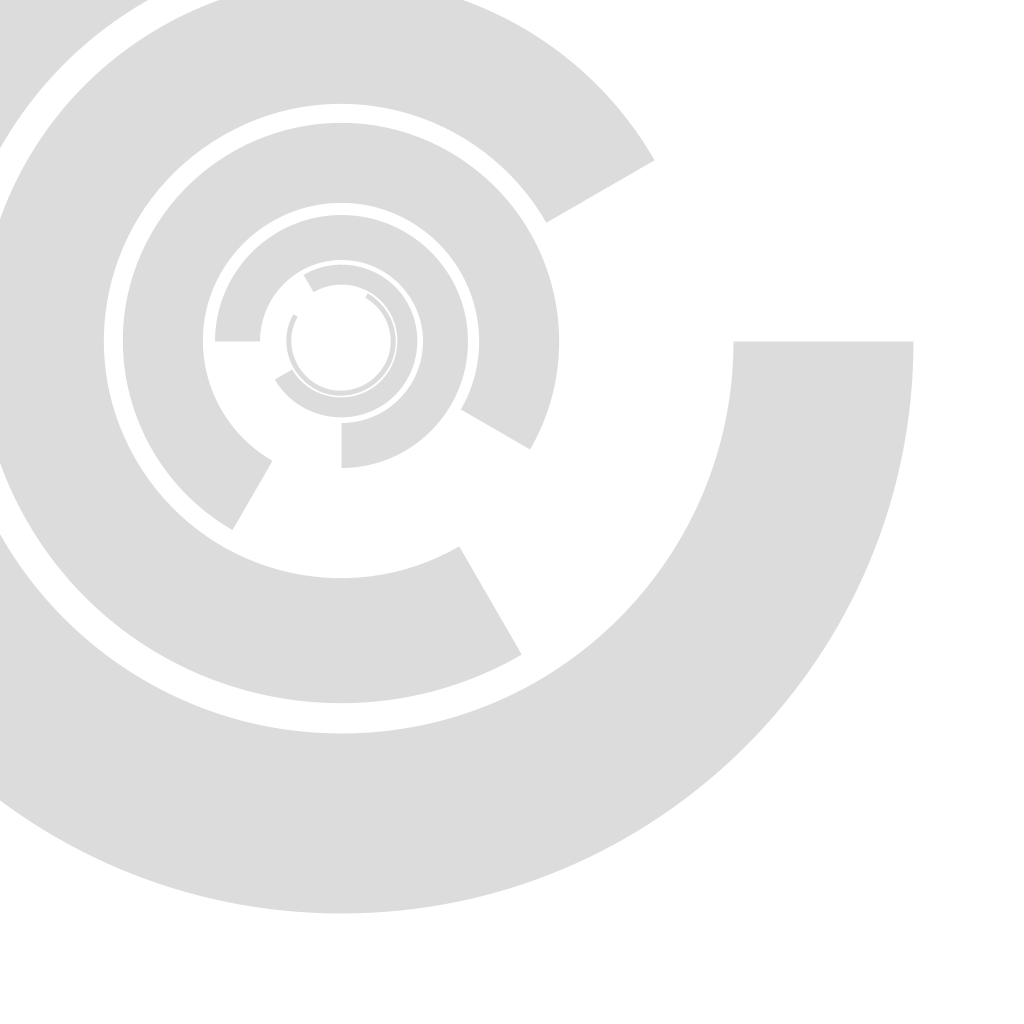
Frame 1 (no input)
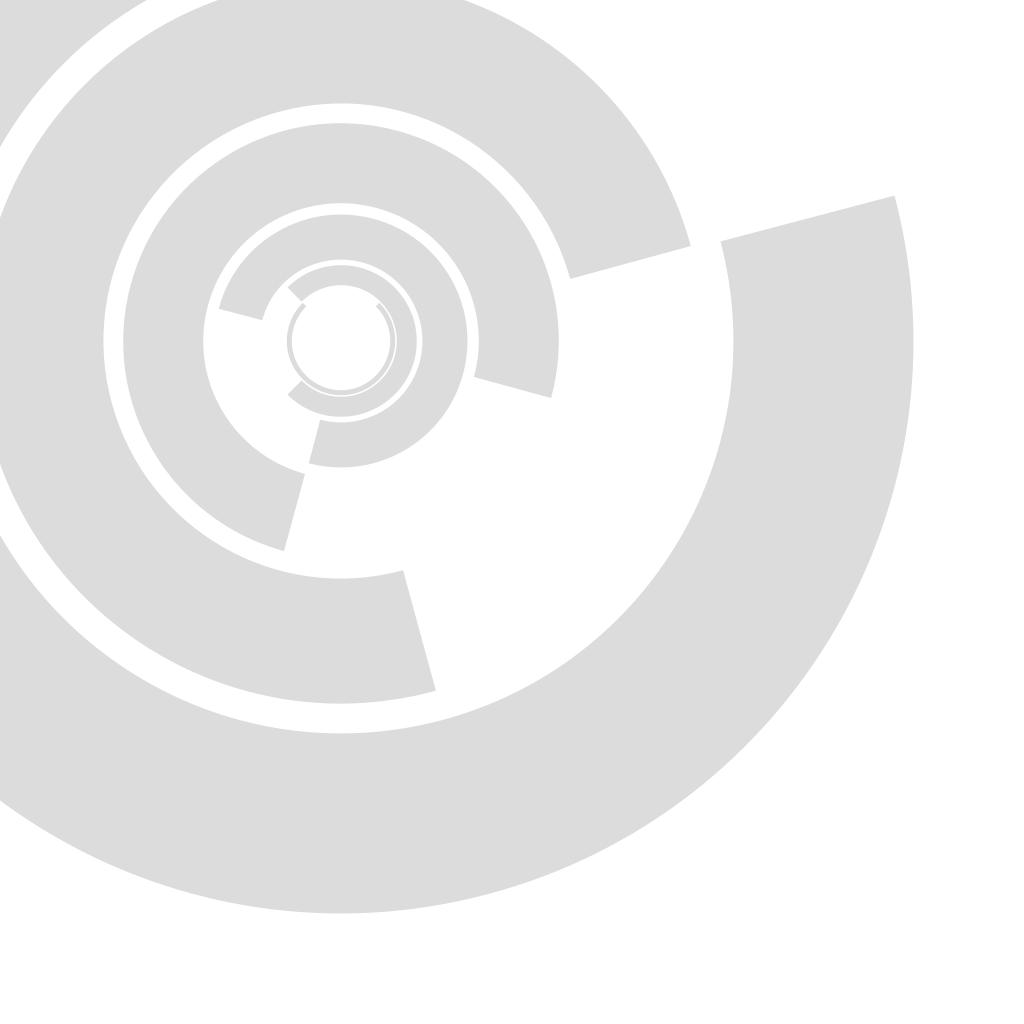
Frame 60 (the mouse pressed at the canvas centre just before this capture)
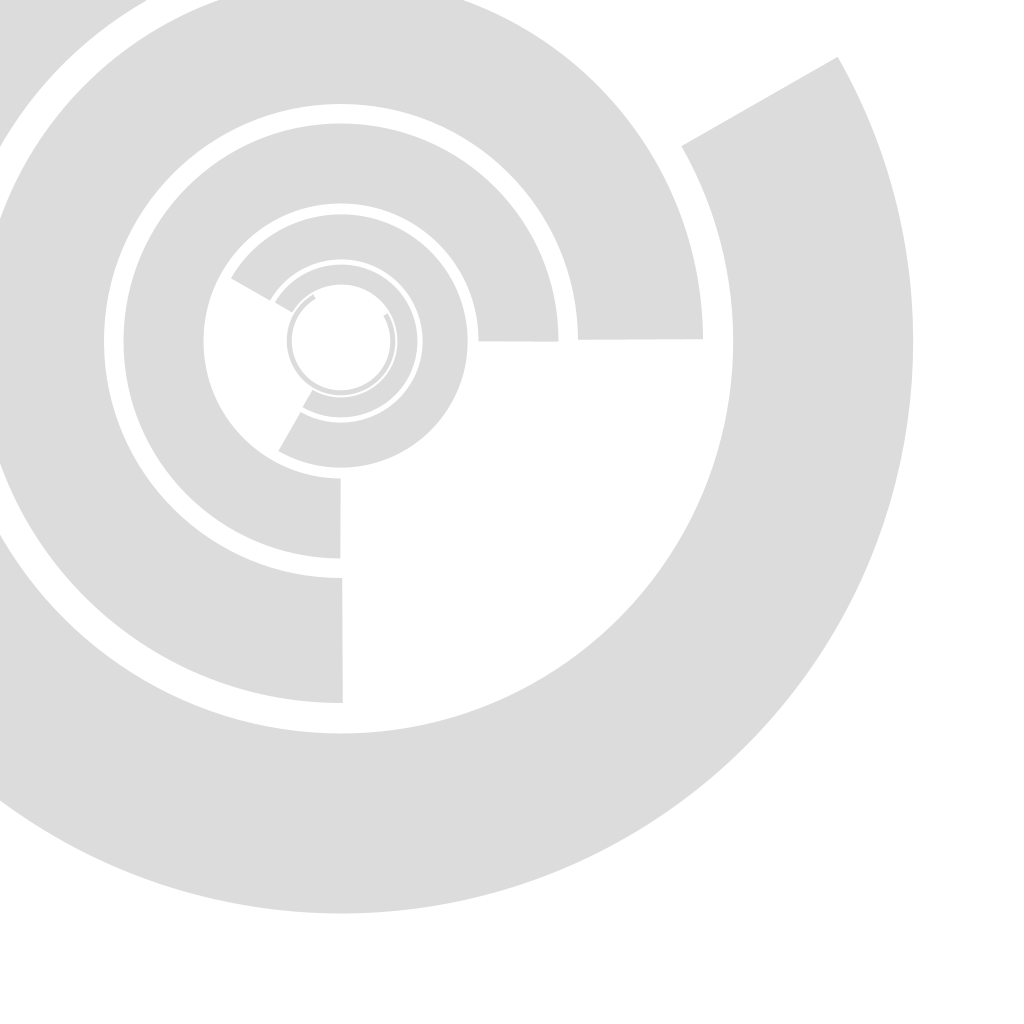
Frame 120 (the mouse held since frame 60 and released just before this capture)

The Processing sketch that drew these frames (run headless with seeded random() and noise(); from frame 60 on, the mouse is pressed at the canvas centre):

// Processing sketch: processing_49400
// ── processing_49400.pde

int   x, y;
int   numberOfArcs = 7;
float startingPosition = - (TWO_PI / 6);
int   arcSize;
int   rotateClockwise = 1;
int   step = 40;
float start, stop;
float QUARTER_DEGREE = TWO_PI / 1440;

// j is a rotation iterator, increases by 1 every frame.
int j;
 
void setup()
{
    size(1024,1024);
    stroke(220);
    frameRate(30);
    noFill();
    ellipseMode(CENTER);
    strokeCap(SQUARE);
    smooth();
}
 
void draw()
{    
    
    background(255);
    
      for (int i = 1; i < numberOfArcs ; i++) {
          if (i % 2 == 0) {
            rotateClockwise = -1;
          }
          strokeWeight(5*i*i);
          x = width / 3;
          y = height / 3;
          arcSize = 100 + 4 * i * i * i;
          start = startingPosition * i + QUARTER_DEGREE * j * rotateClockwise;
          stop = startingPosition * i + TWO_PI - HALF_PI + QUARTER_DEGREE * j * rotateClockwise;
          arc(x, y, arcSize, arcSize, start, stop);
          rotateClockwise = 1;
      }
    
    j++;
}
 
     
